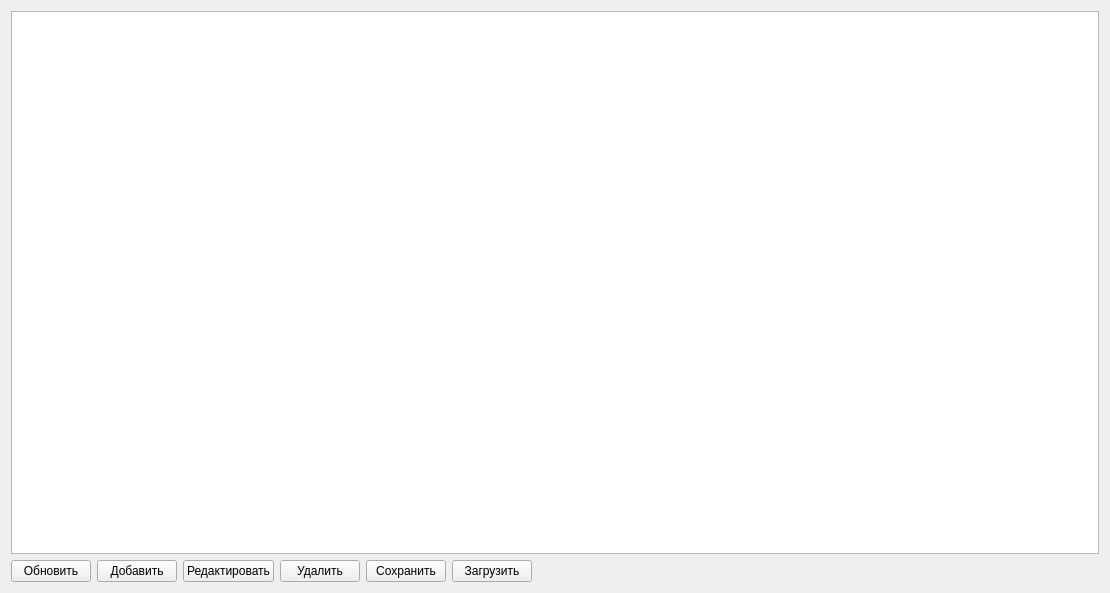
<?xml version="1.0" encoding="UTF-8"?>
<ui version="4.0">
 <class>FServ</class>
 <widget class="QWidget" name="FServ">
  <property name="windowModality">
   <enum>Qt::ApplicationModal</enum>
  </property>
  <property name="geometry">
   <rect>
    <x>0</x>
    <y>0</y>
    <width>1110</width>
    <height>593</height>
   </rect>
  </property>
  <property name="windowTitle">
   <string>Установки автосбора</string>
  </property>
  <property name="windowIcon">
   <iconset resource="res.qrc">
    <normaloff>:/res/1/cog_edit.png</normaloff>:/res/1/cog_edit.png</iconset>
  </property>
  <layout class="QGridLayout" name="gridLayout">
   <item row="0" column="0">
    <widget class="QTableView" name="tableView"/>
   </item>
   <item row="1" column="0">
    <layout class="QHBoxLayout" name="horizontalLayout">
     <item>
      <widget class="QPushButton" name="pbRefresh">
       <property name="text">
        <string>Обновить</string>
       </property>
       <property name="icon">
        <iconset resource="res.qrc">
         <normaloff>:/res/1328013711_Refresh.ico</normaloff>:/res/1328013711_Refresh.ico</iconset>
       </property>
       <property name="iconSize">
        <size>
         <width>32</width>
         <height>32</height>
        </size>
       </property>
      </widget>
     </item>
     <item>
      <widget class="QPushButton" name="pbAdd">
       <property name="text">
        <string>Добавить</string>
       </property>
       <property name="icon">
        <iconset resource="res.qrc">
         <normaloff>:/res/1/table_add.png</normaloff>:/res/1/table_add.png</iconset>
       </property>
       <property name="iconSize">
        <size>
         <width>32</width>
         <height>32</height>
        </size>
       </property>
      </widget>
     </item>
     <item>
      <widget class="QPushButton" name="pbEdit">
       <property name="text">
        <string>Редактировать</string>
       </property>
       <property name="icon">
        <iconset resource="res.qrc">
         <normaloff>:/res/1/table_edit.png</normaloff>:/res/1/table_edit.png</iconset>
       </property>
       <property name="iconSize">
        <size>
         <width>32</width>
         <height>32</height>
        </size>
       </property>
      </widget>
     </item>
     <item>
      <widget class="QPushButton" name="pbDel">
       <property name="text">
        <string>Удалить</string>
       </property>
       <property name="icon">
        <iconset resource="res.qrc">
         <normaloff>:/res/1/table_delete.png</normaloff>:/res/1/table_delete.png</iconset>
       </property>
       <property name="iconSize">
        <size>
         <width>32</width>
         <height>32</height>
        </size>
       </property>
      </widget>
     </item>
     <item>
      <widget class="QPushButton" name="pbSave">
       <property name="text">
        <string>Сохранить</string>
       </property>
       <property name="icon">
        <iconset resource="res.qrc">
         <normaloff>:/res/1/table_save.png</normaloff>:/res/1/table_save.png</iconset>
       </property>
       <property name="iconSize">
        <size>
         <width>32</width>
         <height>32</height>
        </size>
       </property>
      </widget>
     </item>
     <item>
      <widget class="QPushButton" name="pbLoad">
       <property name="text">
        <string>Загрузить</string>
       </property>
       <property name="icon">
        <iconset resource="res.qrc">
         <normaloff>:/res/1/table_export.png</normaloff>:/res/1/table_export.png</iconset>
       </property>
       <property name="iconSize">
        <size>
         <width>32</width>
         <height>32</height>
        </size>
       </property>
      </widget>
     </item>
     <item>
      <spacer name="horizontalSpacer">
       <property name="orientation">
        <enum>Qt::Horizontal</enum>
       </property>
       <property name="sizeHint" stdset="0">
        <size>
         <width>40</width>
         <height>20</height>
        </size>
       </property>
      </spacer>
     </item>
    </layout>
   </item>
  </layout>
 </widget>
 <resources>
  <include location="res.qrc"/>
 </resources>
 <connections/>
</ui>
